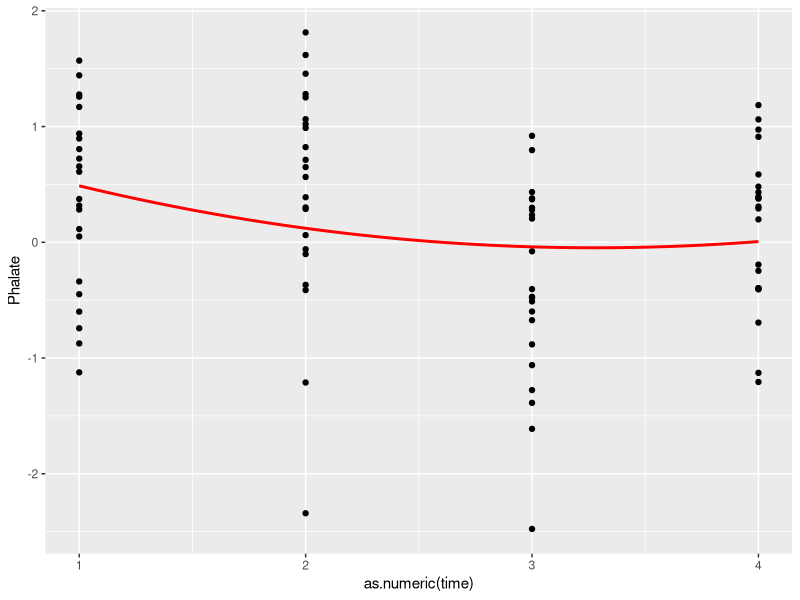
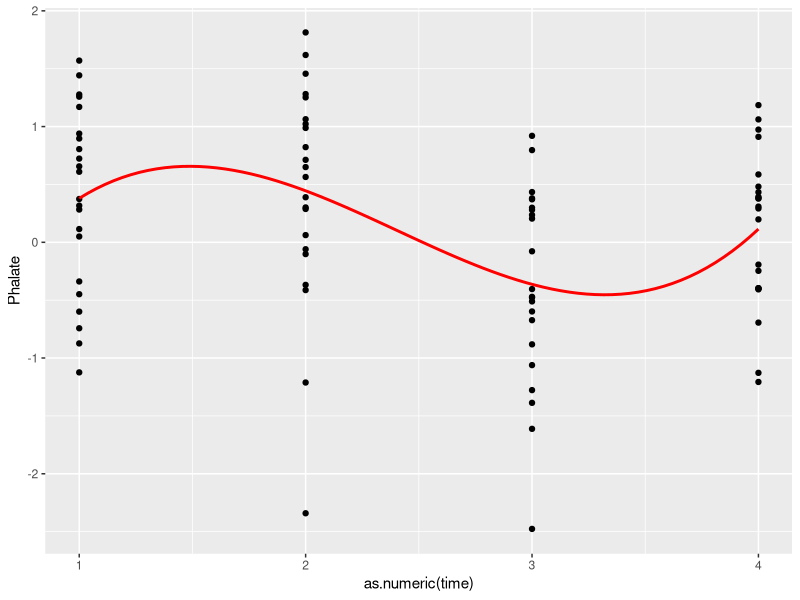
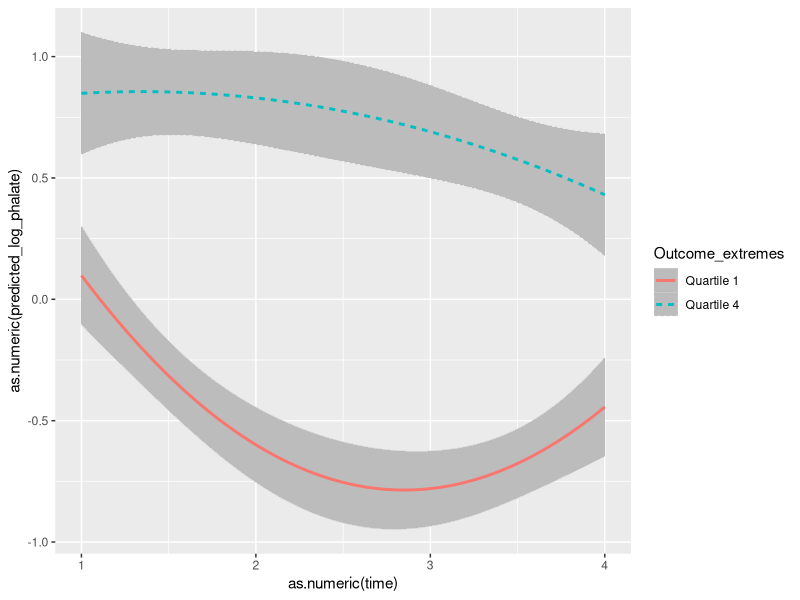

The R source for these figures, in order:
## ---- chunk 1
knitr::opts_chunk$set(echo = TRUE)
## ---- chunk 2
library(tidyverse)
library(MASS)
set.seed(1234)
## ---- chunk 3
# size of the covariance matrix
p <- 5  

# make a matrix filled with covariance of 0.5
Sigma <- matrix(0.5, nrow = p, ncol = p)

# set diagonals to 1 (variances)
diag(Sigma) <- 1

Sigma

mu_vector<-rep(0,5)

simulated_data <- mvrnorm(n = 27, mu = mu_vector, Sigma = Sigma)

colnames(simulated_data)<-c("T1","T2","T3","T4","Outcome")

simulated_data<-as.data.frame(simulated_data)

simulated_data$participantid<-c(1:27)

simulated_data$sex<-c(rep("Female", 9), rep( "Male",18))
## ---- chunk 4
simulated_data$Outcome_qtile<-ntile(simulated_data$Outcome, n = 4)
## ---- chunk 5
set.seed(1234)
simulated_data$T1[sample(1:nrow(simulated_data),size=5)]<-NA
simulated_data$T2[sample(1:nrow(simulated_data),size=5)]<-NA
simulated_data$T3[sample(1:nrow(simulated_data),size=5)]<-NA
simulated_data$T4[sample(1:nrow(simulated_data),size=5)]<-NA
## ---- chunk 6
simulated_data_long <- pivot_longer(simulated_data, cols = starts_with("T"),
                            names_to = "time_meas", values_to = "log_phalate") %>%
  mutate(
    time = parse_number(time_meas)
  ) %>%
  dplyr::select(participantid, time, log_phalate, Outcome, Outcome_qtile, sex)

head(simulated_data_long, n = 10)
## ---- chunk 7
ggplot(simulated_data_long, aes(x = as.numeric(time), y = log_phalate)) +
  geom_point() +
  geom_smooth(method="lm", formula= y~poly(x, 2), se = F, color = "red") + 
  ylab("Phalate")

ggplot(simulated_data_long, aes(x = as.numeric(time), y = log_phalate)) +
  geom_point() +
  geom_smooth(method="lm", formula= y~poly(x, 3), se = F, color = "red") + 
  ylab("Phalate")
## ---- chunk 8
subset(simulated_data_long, simulated_data_long$time==1) %>% lm(., formula = Outcome ~ log_phalate)
subset(simulated_data_long, simulated_data_long$time==2) %>% lm(., formula = Outcome ~ log_phalate)
subset(simulated_data_long, simulated_data_long$time==3) %>% lm(., formula = Outcome ~ log_phalate)
subset(simulated_data_long, simulated_data_long$time==4) %>% lm(., formula = Outcome ~ log_phalate)

## ---- chunk 9
out_mod<-lm(Outcome ~ sex, data = simulated_data)

residuals<-out_mod$residuals

simulated_data<-cbind(simulated_data, residuals)
## ---- chunk 10
simulated_data_long<-merge(simulated_data_long, simulated_data[,c("participantid", "residuals")], by = "participantid" )
## ---- chunk 11
exp_mod_poly2<-lm(log_phalate ~ time + I(time^2) + residuals + time*residuals + I(time^2)*residuals, data = simulated_data_long)
## ---- chunk 12
# Null model for anova no nonlinear effect of time:
mod_0<-lm(log_phalate ~ time +residuals + time*residuals, data = simulated_data_long)
## ---- chunk 13
anova(mod_0, exp_mod_poly2)
## ---- chunk 14
exp_mod_poly3<-lm(log_phalate ~ time + I(time^2) + + I(time^3) + 
                    residuals + time*residuals + I(time^2)*residuals + I(time^3)*residuals, data = simulated_data_long)
## ---- chunk 15
anova(mod_0, exp_mod_poly3)
## ---- chunk 16
mod_0<-lm(log_phalate ~ time + I(time^2) + I(time^3), data = simulated_data_long)
## ---- chunk 17
anova(mod_0, exp_mod_poly3)
## ---- chunk 18
summary(exp_mod_poly3)
## ---- chunk 19
predicted_log_phalate<-predict(exp_mod_poly3, newdata = simulated_data_long) # prediction
predicted_log_phalate_se<-predict(exp_mod_poly3, newdata = simulated_data_long, se.fit = T)$se.fit # standard error
simulated_data_long_plot<-cbind(cbind(simulated_data_long, predicted_log_phalate), predicted_log_phalate_se)
## ---- chunk 20
# Compare outcome from the 1st and 4th quartile (i think the Sanchez paper did 1st and 10th, though)
simulated_data_long_plot_ext<-simulated_data_long_plot %>%
  filter(Outcome_qtile==1 | Outcome_qtile==4) %>%
  mutate(Outcome_extremes = factor(Outcome_qtile, levels = c(1,4), labels = c("Quartile 1", "Quartile 4")))

simulated_data_long_plot_ext$LCI<-as.numeric(simulated_data_long_plot_ext$predicted_log_phalate) - 1.96*as.numeric(simulated_data_long_plot_ext$predicted_log_phalate_se)

simulated_data_long_plot_ext$UCI<-as.numeric(simulated_data_long_plot_ext$predicted_log_phalate) + 1.96*as.numeric(simulated_data_long_plot_ext$predicted_log_phalate_se)
## ---- chunk 21
ggplot(simulated_data_long_plot_ext, aes(x = as.numeric(time), y = as.numeric(predicted_log_phalate), group = Outcome_extremes, color = Outcome_extremes, linetype = Outcome_extremes)) +
  geom_ribbon(aes(min=LCI, ymax = UCI), fill = "lightgrey", color = "lightgrey", stat = "smooth", method = "lm", formula = y ~ x + I(x^2)) +
  geom_smooth(method = "lm", formula =y ~ x + I(x^2) ) 
  
